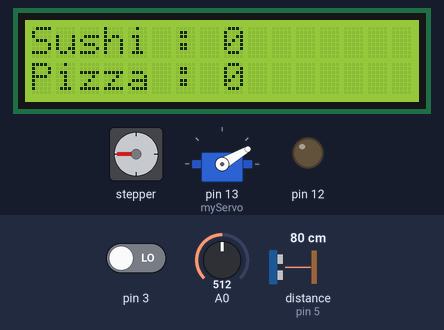
This sketch was run on a simulated Arduino Uno, built with avr-gcc and run on an emulated ATmega328P. On the bench: stepper motor, servo, 16×2 character LCD, output pins drawn as LEDs (lit = HIGH). Wiring (inferred from the names in the program): ultrasonic range finder: trigger pin 6; echo pin 5. Inputs (shaded band) come from the test bench; at power-on: distance to the obstacle (sensor on pin 5) 80 cm, pin 3 LOW, A0 = 512. The echo pulse lasts 58.3 µs per cm; stepper angles assume 2048 steps per turn; pins used as bus, display or sensor lines are not drawn.

Above: at 2.48 s.
2.5 s: distance to the obstacle (sensor on pin 5) set to 27 cm
4.3 s: distance to the obstacle (sensor on pin 5) set to 24 cm
At 5.17 s:
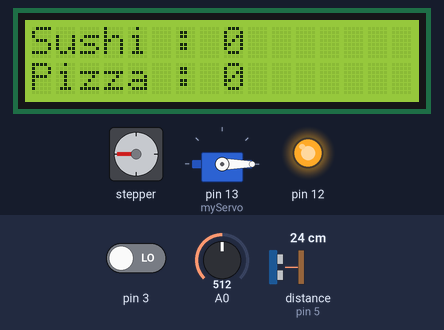
7.7 s: pin 3 driven HIGH
At 8.7 s:
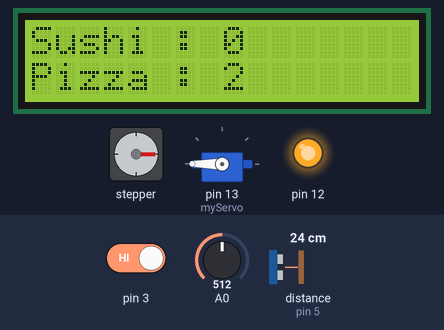
9.9 s: A0 set to 163
12.2 s: A0 set to 142
At 13.38 s:
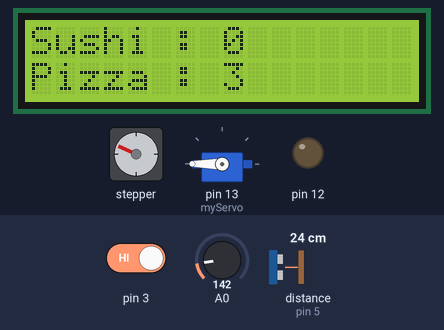
15.4 s: distance to the obstacle (sensor on pin 5) set to 2 cm
At 18.56 s:
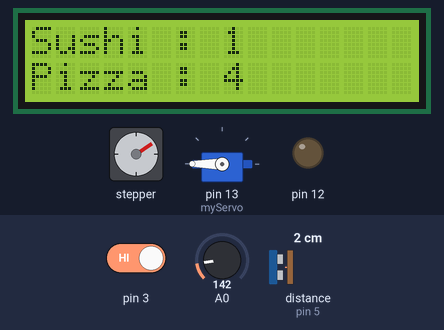
Timing chart, 0 to 22.1 s (numbered marks = the images above; inputs shaded):
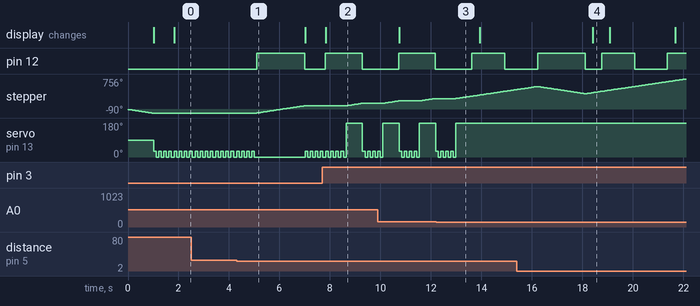

Measured:
- the behaviour switches between 26 and 25 cm on distance to the obstacle (sensor on pin 5) (found by bisection; images 0 and 1)
- the behaviour switches between 151 and 150 on A0 (found by bisection; images 2 and 3)
- after the input at 4.3 s, pin 12: LOW → HIGH after 0.80 s, → LOW 1.9 s later; stepper: turns 180° clockwise in 1.9 s, starting after 0.80 s
- after the input at 7.7 s, stepper: turns 59° clockwise in 0.61 s, starting after 0.94 s
- after the input at 12.2 s, servo on pin 13 (myServo): goes on until 13.0 s, then stays 180°

The sketch:

Carlos1.0.0.ino
```cpp
#include <Stepper.h>
#include <Wire.h>
#include <LiquidCrystal_I2C.h>
#include <Servo.h>

const int stepsPerRevolution = 2048;
const int trig = 6;
const int echo = 5;
int duration = 0;
int distance = 0;
int counter1,counter2;
bool isUp = true;
unsigned long motorOffTime = 0, counterOff = 0;
LiquidCrystal_I2C lcd(0x27,16,2);
Stepper stepperName = Stepper(stepsPerRevolution, 8, 10, 9, 11);
Servo myServo;

void setup() {

  Serial.begin(9600);
  pinMode(2,INPUT);
  pinMode(trig, OUTPUT);
  pinMode(echo, INPUT);
  pinMode(12, OUTPUT);
  stepperName.setSpeed(16);
  stepperName.step(-stepsPerRevolution / 4);
  isUp = false;
  myServo.attach(13);
  lcd.init();
  lcd.backlight();
  counter1=0;
  counter2=0;
}

void loop() {

  int soundValue = analogRead(A0);
  int pirStat = digitalRead(3);
  //Serial.println(soundValue);

  if(soundValue > 150){
    int i=0;
    while(i<4){
      i++;
      myServo.write(30);
      delay(100);
      myServo.write(-30);
      delay(100);
    }
  }

  if(pirStat == HIGH){
    myServo.write(180);
    stepperName.step(stepsPerRevolution / 6 );
  }

  digitalWrite(trig, HIGH);
  delayMicroseconds(1000);
  digitalWrite(trig, LOW);
  duration = pulseIn(echo, HIGH);
  distance = duration/58;
  //Serial.println(distance);

  if (distance <= 6) {
    if(millis() >= counterOff)
    {
      counter1++;
      digitalWrite(12, HIGH);
      motorOffTime = millis() + 1000;
      counterOff = millis() + 2000;
      if(isUp){
        stepperName.step(-stepsPerRevolution / 2);
        isUp = false;
      }
    }
  }

  if (distance >= 18 && distance <= 24) {
    if(millis() >= counterOff)
    {
      counter2++;
      digitalWrite(12, HIGH);
      motorOffTime = millis() + 1000;
      counterOff = millis() + 2000;
      if(!isUp)
      {
        stepperName.step(stepsPerRevolution / 2);
        isUp = true;
      }
    }
  }

  if (distance> 6 && distance <18 || distance >24) {
    stepperName.step(0);
  }

  if (millis() >= motorOffTime) {
    digitalWrite(12, LOW);
  }

  lcd.setCursor(0,0);
  lcd.print("Sushi : ");
  lcd.print(counter1);
  lcd.setCursor(0,1);
  lcd.print("Pizza : ");
  lcd.print(counter2);

}
```
